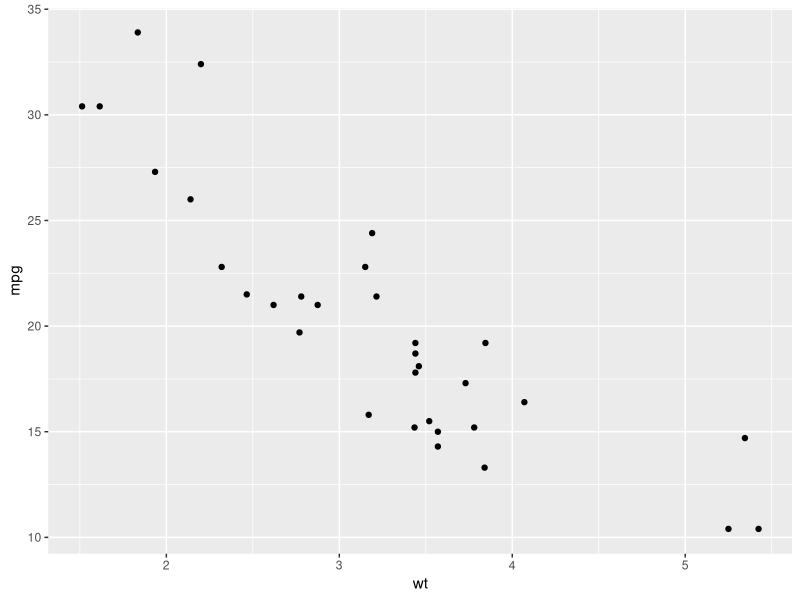
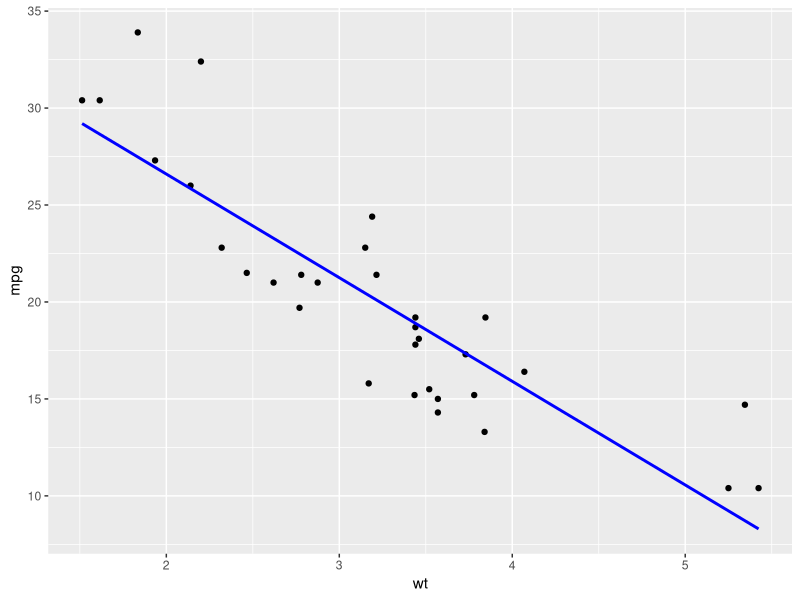

Here is the R script that generated these plots, in order:
library(ggplot2)
data(mtcars)

ggplot(data = mtcars, aes(x = wt, y = mpg)) +
  geom_point()
ggplot(data = mtcars, aes(x = wt, y = mpg)) +
  geom_point() +
  geom_smooth(method = "lm", se = FALSE, color = "blue")
